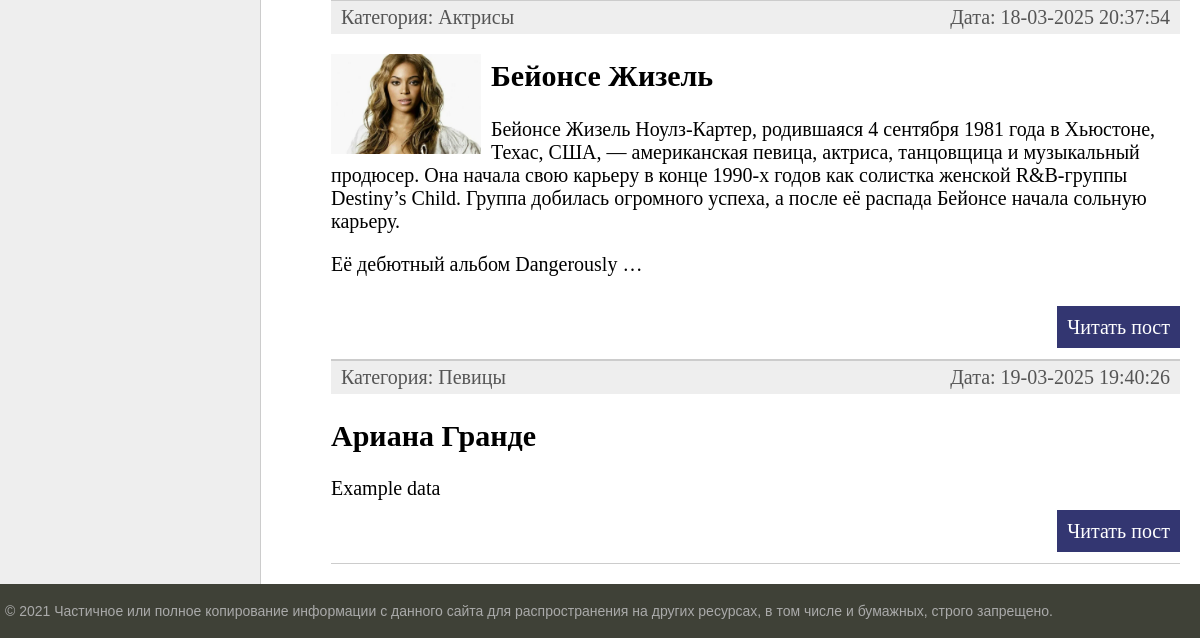
Before: / (lower part) with the older database file.
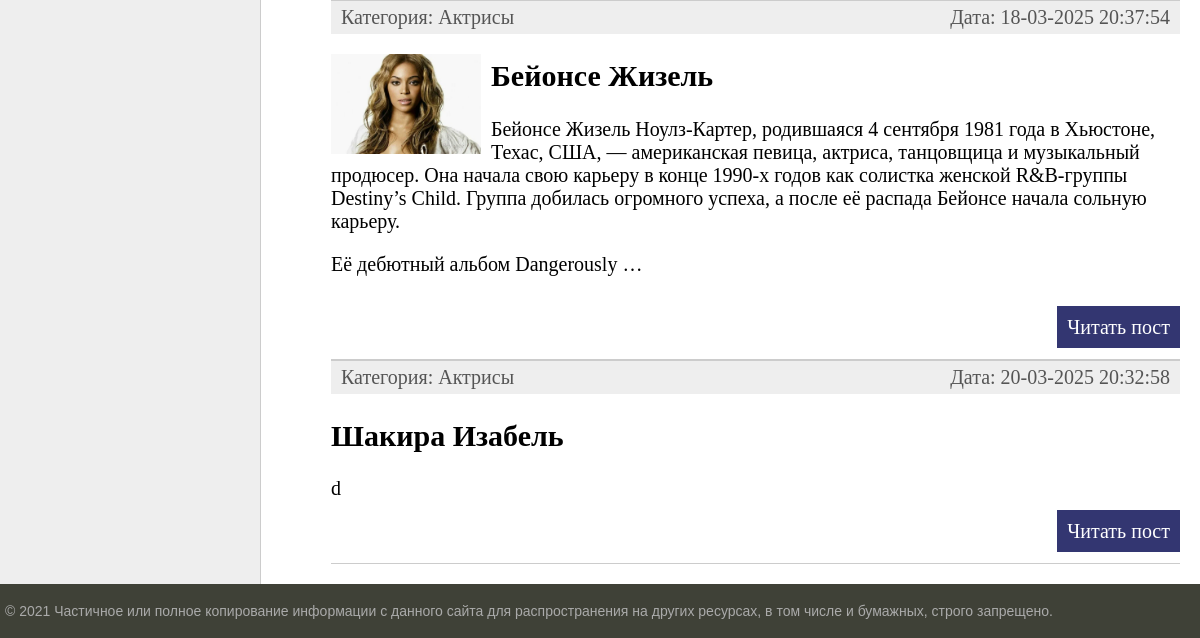
After: the same page with the newer database file.
### women/models.py (models this page shows, shortened)
class Women(models.Model):
    title=models.CharField(max_length=255)
    slug=models.SlugField(max_length=255,unique=True,db_index=True,verbose_name="URL")
    content=models.TextField(blank=True)
    photo=models.ImageField(upload_to="photos/%Y/%m/%d/")
    time_create=models.DateTimeField(auto_now_add=True)
    time_update=models.DateTimeField(auto_now=True)
    is_published=models.BooleanField(default=True)
    cat=models.ForeignKey('Category', on_delete=models.PROTECT)
    def get_absolute_url(self):
        return reverse('post',kwargs={'post_slug':self.slug})
    class Meta:
        ordering=['time_create','title']

class Category(models.Model):
    name=models.CharField(max_length=100,db_index=True)
    slug = models.SlugField(max_length=255, unique=True, db_index=True, verbose_name="URL")
    def __str__(self):
        return self.name
    def get_absolute_url(self):
        return reverse('category',kwargs={'cat_slug':self.slug})
    class Meta:
        verbose_name_plural = 'Categories'
        ordering = ['id']

### women/views.py (the view)
# urls.py: path('', index, name='home'),
def index(request):
    posts=Women.objects.all()
    context={'posts':posts,
            'title':'Главная страница',
             'cat_selected':0,
             }
    return render(request,'women/index.html',context=context)

### women/templatetags/women_tags.py (called while the page is built)
@register.inclusion_tag('women/list_categories.html')
def show_categories(cat_select):
    categories = Category.objects.all()
    return {'categories': categories, 'cat_selected': cat_select}

@register.inclusion_tag('women/list_menu.html')
def get_menu():
    return {'menu': menu}

### women/templates/women/index.html (shortened to what this page needs)
{% extends 'women/base.html' %}
{% block content %}
<ul class="list-articles">
	{% for p in posts %}
			<li><li><div class="article-panel">
         <p class="first">Категория: {{p.cat}}</p>
         <p class="last">Дата: {{p.time_update|date:"d-m-Y H:i:s"}}</p>
</div>
    {% if p.photo %}
         <p><img class="img-article-left thumb" src="{{p.photo.url}}"></p>
{% endif %}
        <h2>{{p.title}}</h2>
	{% autoescape on %}
	{{p.content|linebreaks|truncatewords:50}}
	{% endautoescape %}
			<p class="link-read-post"><a href="{{p.get_absolute_url}}">Читать пост</a></p>
			</li>
	{% endfor %}
</ul>
{% endblock %}

### women/templates/women/base.html (shortened to what this page needs)
{% load static %}
{% load women_tags %}
<!DOCTYPE html>
<html>
<head>
	<link type="text/css" href="{% static 'women/css/styles.css' %}" rel="stylesheet" />
</head>
<body>
<table class="table-page" border=0 cellpadding="0" cellspacing="0">
<tr><td valign=top>
<table class="table-content" border=0 cellpadding="0" cellspacing="0">
<tr>
	<td valign="top" class="left-chapters">
	<ul id="leftchapters">
	</ul>
</td>
<td valign="top" class="content">
	<div class="content-text">
{% block content %}
{% endblock %}
	</div>
</td></tr></table>
</td></tr>
<tr><td valign=top>
	<div id="footer">
		<p>&copy; 2021 Частичное или полное копирование информации с данного сайта для распространения на других ресурсах, в том числе и бумажных, строго запрещено.</p>
	</div>
</td></tr></table>
</body>
</html>

### women/static/women/css/styles.css (style rules this page uses)
html, body { font-family: 'Arial'; margin: 0; padding: 0; height: 100%; width: 100%; color: #444; }
a { color: #0059b2; text-decoration: none; }
img { max-width: 600px; height: auto; }
img.img-article-left { max-width: 300px; height: auto; float: left; padding: 0 10px 10px 0; }
img.img-article-left.thumb { max-width: 150px; height: auto; }
p.link-read-post { text-align: right; }
p.link-read-post a { padding: 10px; min-width: 100px; background: #333671; color: #fff; text-decoration: none; }
div.article-panel { background: #eee; padding: 5px 10px 5px 10px; box-sizing: border-box; overflow: hidden; color: #555; }
div.article-panel p.first { margin: 0; float: left; }
div.article-panel p.last { margin: 0; float: right; }
ul.list-articles { list-style: none; margin: 0; padding: 0; }
ul.list-articles li { border-bottom: 1px solid #ccc; }
.table-page { width: 100%; height: 100%; vertical-align: top; }
.table-page tr { height: 100%; }
.table-content { width: 100%; min-height: 100%; height: 100%; }
.left-chapters { margin: 0; background: #eee; border-right: 1px solid #ccc; min-height: 100%; }
.left-chapters ul { width: 230px; min-height: 100%; margin: 0; padding: 20px 10px 10px 20px; list-style: none; font-size: 20px; }
.content { padding: 40px 20px 20px 40px; width: 100%; box-sizing: border-box; }
.content-text { margin: 60px 0 0 30px; color: #000; font-size: 20px; font-family: Yandex Sans Display Light; }
#footer { box-sizing: border-box; background: #3F4137; padding: 5px; color: #aaa; font-size: 14px; font-family: Verdana, Geneva, Arial, Helvetica; text-align: left; overflow: hidden; }

Changed rows visible on the page:
removed Women: cat "Певицы", time_update "19-03-2025 19:40:26", title "Ариана Гранде", content "Example data"
added Women: cat "Актрисы", time_update "20-03-2025 20:32:58", title "Шакира Изабель", content "d"
